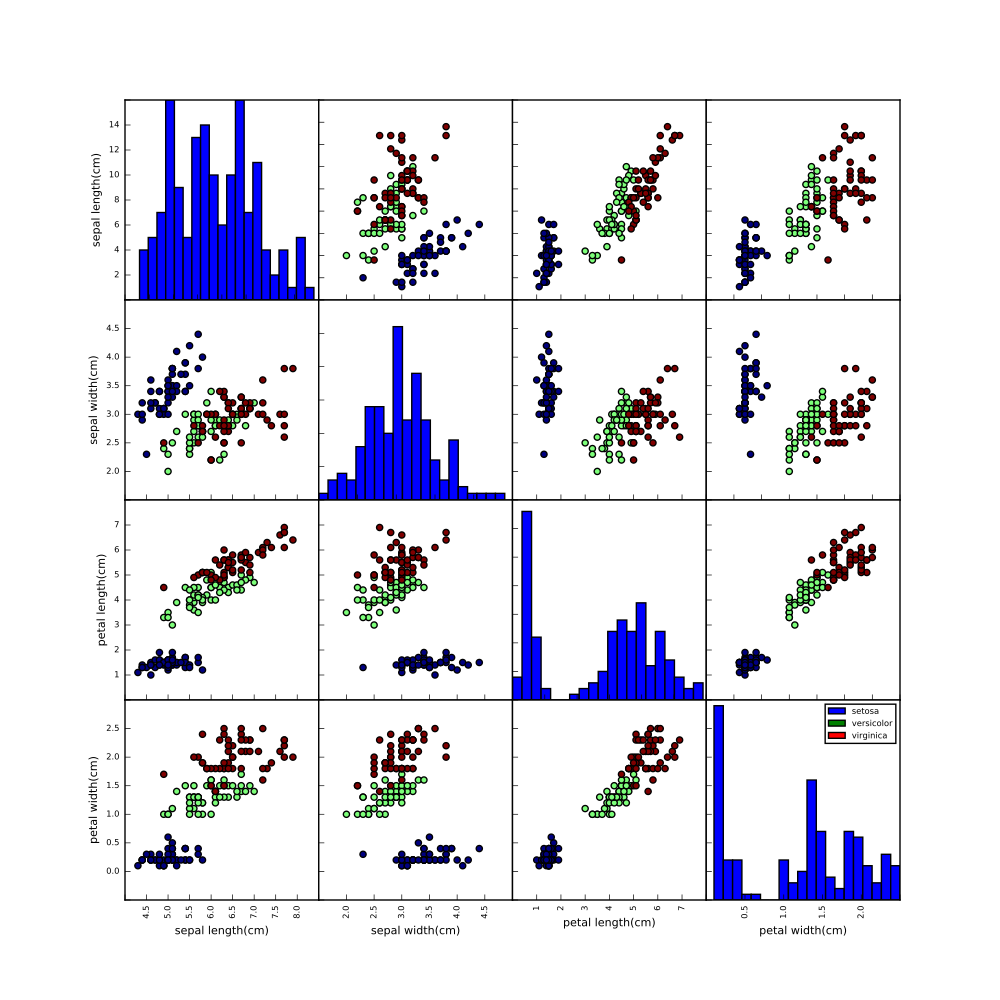

Recreate this plot in Python.
#!/usr/bin/env python2
# -*- coding: utf-8 -*-
"""
Created on Wed Feb  8 03:16:41 2017

@author: amla_srivastava


Plot the iris dataset as a pairplot.


Notes
-----
The code uses the inbuilt iris dataset present in skikit-learn. It attempts
to re-create the output of the pairplot function in pandas using only numpy
and matplotlib.

"""

import numpy as np
import matplotlib.pyplot as plt
from sklearn.datasets import load_iris

label_size = 6
plt.rcParams['xtick.labelsize'] = label_size
plt.rcParams['ytick.labelsize'] = label_size

iris = load_iris()
X,y = iris.data, iris.target

fig, ax = plt.subplots(4,4, figsize = (10,10))
plt.subplots_adjust(wspace=0, hspace=0)


names = ['sepal length(cm)', 'sepal width(cm)', 'petal length(cm)', 'petal width(cm)']

for i in range(0,4):
    for j in range(1,4):
        ax[i,j].set_yticklabels([])


for i in range(0,4):
    for j in range(0,4):

        ax[i,j].yaxis.set_ticks_position('left')
        ax[i,j].xaxis.set_ticks_position('bottom')



        if i == j:
            ax[i,j].hist(X[:,j], bins = 20)

        else:
            ax[i,j].scatter(X[:,j],X[:,i], c = y)

        labels = ax[i,j].get_xticklabels()
        for label in labels:
            label.set_rotation(90)


        make_invisible = True
        if (make_invisible):
            xticks = ax[i,j].xaxis.get_major_ticks()
            xticks[0].label1.set_visible(False)
            xticks[-1].label1.set_visible(False)

        if (make_invisible):
            yticks = ax[i,j].yaxis.get_major_ticks()
            yticks[0].label1.set_visible(False)
            yticks[-1].label1.set_visible(False)


for i in range(0,4):
    ax[i,0].set_ylabel(names[i],fontsize = 8)
    ax[3,i].set_xlabel(names[i], fontsize = 8)

import matplotlib.patches as mpatches

classes = ['setosa','versicolor','virginica']
class_colours = ['b','g','r']
recs = []
for i in range(0,3):
    recs.append(mpatches.Rectangle((0,0),1,1,fc=class_colours[i]))
plt.legend(recs,classes,loc=1,prop={'size':6})
